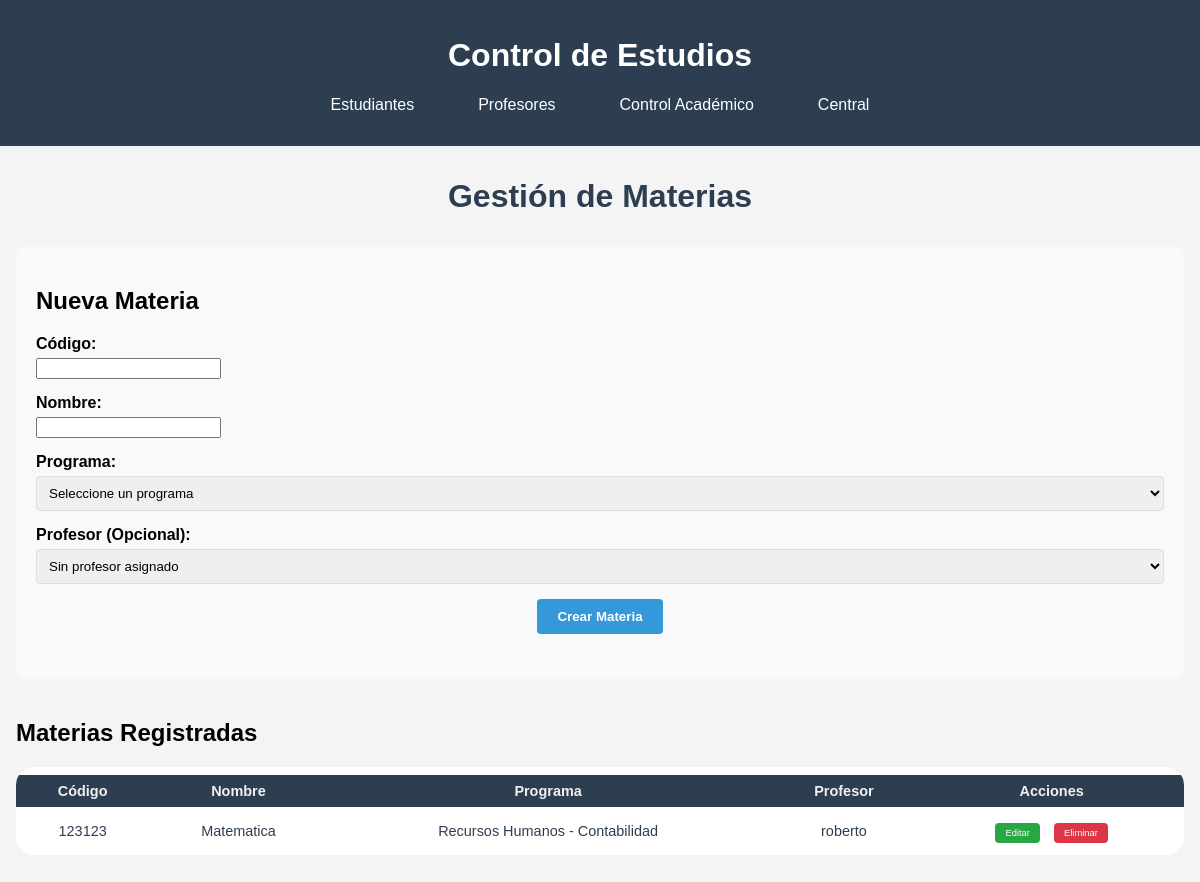
Screenshot of /control_academico/materias with the database file from the repository.
### modulos/control_academico/models.py (models this page shows, shortened)
class Materia(db.Model):
    __tablename__ ='materias'
    codigo = db.Column(db.Integer, primary_key=True, unique=True)
    nombre = db.Column(db.String(100), nullable=False)
    programa_id = db.Column(db.Integer, db.ForeignKey('programas.id'), nullable=False)
    profesor_id = db.Column(db.String(20), db.ForeignKey('profesores.cedula'), nullable=True)
    programa = db.relationship('Programa', back_populates='materias')
    profesor = db.relationship('Profesor', back_populates='materias')
    notas = db.relationship('Nota', back_populates='materia')

class Programa(db.Model):
    __tablename__ = 'programas'
    id = db.Column(db.Integer, primary_key=True)
    nombre = db.Column(db.String(100), nullable=False)
    carrera_id = db.Column(db.Integer, db.ForeignKey('carreras.id'), nullable=False)
    carrera = db.relationship('Carrera', back_populates='programas')
    materias = db.relationship('Materia', back_populates='programa')
    cortes = db.relationship('Corte', back_populates='programa')

class Carrera(db.Model):
    __tablename__ = 'carreras'
    id = db.Column(db.Integer, primary_key=True)
    nombre = db.Column(db.String(100), nullable=False, unique=True)
    programas = db.relationship('Programa', back_populates='carrera')
    estudiantes = db.relationship('Estudiante', back_populates='carrera')

### modulos/central/models.py (models this page shows, shortened)
class Persona(db.Model):
    __tablename__ = 'personas'
    cedula = db.Column(db.String(20), primary_key=True, unique=True)
    nombre = db.Column(db.String(100), nullable=False)
    apellido = db.Column(db.String(100), nullable=False)
    numero_telefono = db.Column(db.Integer)
    correo_electronico = db.Column(db.String(100), unique=True, nullable=False)
    usuario = db.Column(db.String(50), unique=True, nullable=False)
    contrasenia = db.Column(db.String(100), nullable=False)
    rol = db.Column(db.String(20), nullable=False)
    __mapper_args__ = {
        'polymorphic_identity': 'persona',
        'polymorphic_on': rol
    }

### modulos/control_academico/routes.py (the view)
@bp.route('/materias')
def listar_materias():
    materias = Materia.query.all()
    profesores = Profesor.query.all()
    programas = Programa.query.all()
    return render_template('control_academico/materias.html',
                         materias=materias, profesores=profesores, programas=programas)

### modulos/control_academico/templates/control_academico/materias.html (shortened to what this page needs)
{% extends "central/base.html" %}
{% block content %}
<div class="welcome-container">
    <h1 class="titulo-estudiantes">Gestión de Materias</h1>
    <div class="form-container">
        <h2>Nueva Materia</h2>
        <form action="{{ url_for('control_academico.crear_materia') }}" method="POST">
            <div class="form-group">
                <label for="codigo">Código:</label>
                <input type="text" id="codigo" name="codigo" required>
            </div>
            <div class="form-group">
                <label for="nombre">Nombre:</label>
                <input type="text" id="nombre" name="nombre" required>
            </div>
            <div class="form-group">
                <label for="programa_id">Programa:</label>
                <select name="programa_id" id="programa_id" required>
                    <option value="">Seleccione un programa</option>
                </select>
            </div>
            <div class="form-group">
                <label for="profesor_id">Profesor (Opcional):</label>
                <select name="profesor_id" id="profesor_id">
                    <option value="">Sin profesor asignado</option>
                </select>
            </div>
            <button type="submit" class="btn-nuevo-estudiante">Crear Materia</button>
        </form>
    </div>
    <div class="tabla-estudiantes-contenedor">
        <h2>Materias Registradas</h2>
        {% if materias %}
            <table class="tabla-estudiantes">
                <thead>
                    <tr>
                        <th>Código</th>
                        <th>Nombre</th>
                        <th>Programa</th>
                        <th>Profesor</th>
                        <th>Acciones</th>
                    </tr>
                </thead>
                <tbody>
                    {% for materia in materias %}
                    <tr>
                        <td>{{ materia.codigo }}</td>
                        <td>{{ materia.nombre }}</td>
                        <td>{{ materia.programa.nombre }} - {{ materia.programa.carrera.nombre }}</td>
                        <td>{{ materia.profesor.nombre if materia.profesor else 'Sin profesor asignado' }}</td>
                        <td>
                            <a href="{{ url_for('control_academico.editar_materia', codigo=materia.codigo) }}"
                               class="btn-accion editar">Editar</a>
                            <a href="{{ url_for('control_academico.eliminar_materia', codigo=materia.codigo) }}"
                               class="btn-accion eliminar"
                               onclick="return confirm('¿Está seguro de eliminar esta materia?')">Eliminar</a>
                        </td>
                    </tr>
                    {% endfor %}
                </tbody>
            </table>
        {% else %}
            <p>No hay materias registradas.</p>
        {% endif %}
    </div>
</div>
{% endblock %}

### modulos/static/css/style.css (style rules this page uses)
body { font-family: Arial, sans-serif; margin: 0; padding: 0; background-color: #f4f4f4; }
.welcome-container { max-width: 1200px; margin: 2rem auto; padding: 0 1rem; }
.welcome-container h1 { text-align: center; color: #2c3e50; margin-bottom: 2rem; }
.titulo-estudiantes { text-align: center; margin-top: 20px; color: #2c3e50; }
a { text-decoration: none ; }
.btn-nuevo-estudiante { text-decoration: none; display: block; margin: 15px auto 25px auto; padding: 10px 20px; background-color: #3498db; color: white; border: none; border-radius: 4px; font-weight: bold; cursor: pointer; transition: background 0.2s; }
.tabla-estudiantes-contenedor { overflow-x: auto; margin: 0 auto; max-width: 2000px; }
.tabla-estudiantes { width: 100%; max-width: 1500; margin: 0 auto 30px auto; border-collapse: separate; border-spacing: 0 8px; border-radius: 18px; margin-bottom: 30px; background: #fff; overflow: hidden; }
.tabla-estudiantes th, .tabla-estudiantes td { padding: 8px 12px; text-align: center; }
.tabla-estudiantes, .tabla-estudiantes th, .tabla-estudiantes td { font-family: Arial, sans-serif; font-size: 0.95em; color: #2c3e50; }
.tabla-estudiantes th { background-color: #2c3e50; color: #f1f0f0; }
.btn-accion { padding: 2px 6px; border-radius: 2px; text-decoration: none; font-size: 0.65em; margin: 0 1px; }
.btn-accion.editar { background: #2c3e50; color: white; }
.btn-accion.eliminar { background: #2c3e50; color: white; }
.form-group { margin-bottom: 15px; }
.form-group label { display: block; margin-bottom: 5px; font-weight: bold; }
.form-group select { width: 100%; padding: 8px; border: 1px solid #ddd; border-radius: 4px; }
.btn-accion { padding: 5px 10px; border-radius: 4px; text-decoration: none; color: white; margin: 0 5px; }
.btn-accion.eliminar { background-color: #dc3545; }
.form-container { background-color: #f8f9fa; padding: 20px; border-radius: 8px; margin-bottom: 20px; }
.btn-accion.editar { background-color: #28a745; }

### rows the page displays
Materia: codigo "123123", nombre "Matematica", programa.nombre "Recursos Humanos", programa.carrera.nombre "Contabilidad", profesor "roberto"
